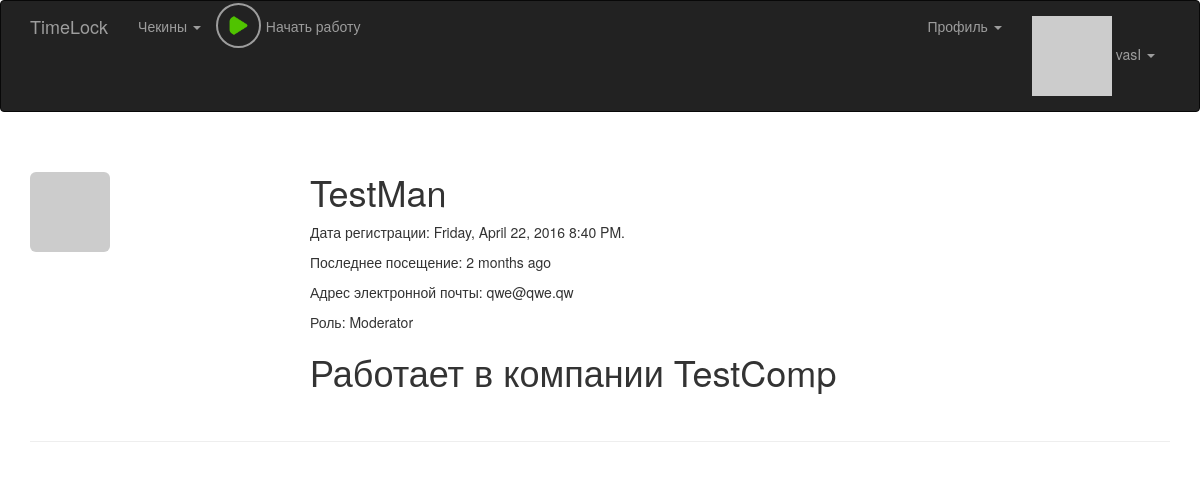
The page /user/4 (signed in) on the database its author committed.
### app/model.py (models this page shows, shortened)
class User(UserMixin, db.Model):
    __tablename__ = 'users'
    id = db.Column(db.Integer, primary_key = True)
    email = db.Column(db.String(64), unique = True, index = True)
    username = db.Column(db.String(64), unique = True, index = True)
    password_hash = db.Column(db.String(128))
    confirmed = db.Column(db.Boolean, default = False)
    nfc_label = db.Column(db.String(64), unique = True, index = True)
    first_name = db.Column(db.String(64))
    middle_name = db.Column(db.String(64))
    last_name = db.Column(db.String(64))
    member_since = db.Column(db.DateTime(), default = datetime.utcnow)
    last_seen = db.Column(db.DateTime(), default = datetime.utcnow)
    avatar_hash = db.Column(db.String(32))
    rate = db.Column(db.Integer, default = 40)
    role_id = db.Column(db.Integer, db.ForeignKey('roles.id'))
    company_id = db.Column(db.Integer, db.ForeignKey('companies.id'))
    checkins = db.relationship('Checkin', backref = 'user', lazy = 'dynamic')
    timeCaches = db.relationship('TimeCache', backref = 'user', lazy = 'dynamic')
    posts = db.relationship('Post', backref = 'author', lazy = 'dynamic')
    notes = db.relationship('Note', backref = 'author', lazy = 'dynamic')
    @property
    def password(self):
        raise AttributeError('password is not a readable attribute')
    def can(self, permissions):
        return self.role is not None and (self.role.permissions & permissions) == permissions
    def is_administrator(self):
        return self.can(Permission.ADMINISTER)
    def is_moderator(self):
        return self.can(Permission.MODERATOR)
    def ping(self):
        self.last_seen = datetime.utcnow()
        db.session.add(self)
    def gravatar(self, size = 100, default = 'retro', rating ='g'):
        if request.is_secure:
            url = 'https://secure.gravatar.com/avatar'
        else:
            url = 'http://www.gravatar.com/avatar'
        hash = self.avatar_hash or hashlib.md5(self.email.encode('utf-8')).hexdigest()
        return '{url}/{hash}?s={size}&d={default}&r={rating}'.format(url = url, hash = hash, size = size, default = default, rating = rating)
    def equal_company(self, user):
        return self.company == user.company

class Role(db.Model):
    __tablename__ = 'roles'
    id = db.Column(db.Integer, primary_key = True)
    name = db.Column(db.String(64), unique = True)
    permissions = db.Column(db.Integer)
    users = db.relationship('User', backref = 'role', lazy = 'dynamic')

class Company(db.Model):
    __tablename__ = 'companies'
    id = db.Column(db.Integer, primary_key = True)
    company_name = db.Column(db.String(64), unique = True, index = True)
    users = db.relationship('User', backref = 'company', lazy = 'dynamic')

### app/main/views.py (the view)
@main.route('/user/<int:user_id>')
@login_required
def user(user_id):
    user = User.query.filter_by(id = user_id).first_or_404()
    if current_user.is_moderator():
	    page = request.args.get('page', 1, type = int)
	    graphs_and_time = Checkin.get_checkins_page(page, user_id)
	    graphs = graphs_and_time[0]
	    keys = graphs.keys()
	    keys.sort()
	    default_date_strings = create_default_strings(keys)
	    needed_monday = keys[0]
	    needed_sunday = needed_monday + timedelta(days = 6)
	    prev_monday = needed_monday - timedelta(days = 7)
	    prev_sunday = needed_sunday - timedelta(days = 7)
	    next_monday = needed_monday + timedelta(days = 7)
	    next_sunday = needed_sunday + timedelta(days = 7)
	    need_week_title = needed_monday.strftime('%d.%m') + " - " + needed_sunday.strftime('%d.%m')
	    prev_week_title = prev_monday.strftime('%d.%m') + " - " + prev_sunday.strftime('%d.%m')
	    next_week_title = next_monday.strftime('%d.%m') + " - " + next_sunday.strftime('%d.%m')
	    delta = user.rate * 60 - graphs_and_time[2]
	    bad_work = delta > 0
	    if not bad_work:
	        delta *= -1
	    delta_hours = delta // 60
	    delta_minutes = delta % 60
	    if delta_minutes < 10:
	        delta_minutes = "0{}".format(delta_minutes)
	    delta_string = "{}:{}".format(delta_hours, delta_minutes)
	    pagination_url = "/user/{}?page=".format(user.id)
	    print("pagination_url = ", pagination_url)
	    return render_template('user.html', user = user, graphs = graphs, keys = keys, page = page,
	    	need_title = need_week_title, prev_title = prev_week_title, next_title = next_week_title,
	        default_date_strings = default_date_strings, week_total = graphs_and_time[1],
	        delta = delta_string, negative_delta = bad_work, pagination_url = pagination_url)
    return render_template('user.html', user = user)

### app/auth/views.py (called while the page is built)
@auth.before_app_request
def before_request():
    if current_user.is_authenticated:
        current_user.ping()

### app/checkin/__init__.py (called while the page is built)
@checkin.app_context_processor
def inject_permissions():
    return dict(Permission = Permission)

### app/main/__init__.py (called while the page is built)
@main.app_context_processor
def inject_permissions():
    return dict(Permission = Permission)

### app/model.py (called while the page is built)
@login_manager.user_loader
def load_user(user_id):
    return User.query.get(int(user_id))

### app/nfc/__init__.py (called while the page is built)
@nfc.app_context_processor
def inject_permissions():
    return dict(Permission = Permission)

### app/timelock_utils.py (called while the page is built)
def render_template(tmpl_name, **kwargs):
	checkin = get_last_checkin_in_current_day()
	current_work_time = None
	if checkin is not None:
		hours = checkin.time.hour
		minutes = checkin.time.minute
		current_work_time = hours * 60 + minutes
	return flask.render_template(tmpl_name, current_work_time = current_work_time, **kwargs)

def get_last_checkin_in_current_day():
	today = datetime.now().date()
	tomorrow = today + timedelta(days = 1)
	if not current_user.is_authenticated:
		return None
	query = Checkin.query.filter_by(user_id = current_user.id).filter(Checkin.time.between(today, tomorrow)).order_by(desc(Checkin.time))
	checkin = query.first()
	if query.count() % 2 == 1:
		return checkin
	else:
		return None

### app/templates/user.html (shortened to what this page needs)
{% extends "base.html" %}
{% block page_content %}
<div class="page-header">
	<img class="img-rounded profile-thumbnail" src="{{ user.gravatar(size=256) }}">
    <div class="profile-header">
    	{% if user.username %}
    		<h1>{{ user.username }}</h1>
    	{% endif %}
		<p>
			Дата регистрации: {{ moment(user.member_since).format('LLLL') }}.
		</p>
		<p>
			Последнее посещение: {{ moment(user.last_seen).fromNow() }}
		</p>
		<p>Адрес электронной почты: {{ user.email }}</p>
		<p>Роль: {{ user.role.name }}</p>
		{% if user.company %}
    		<h1>Работает в компании {{ user.company.company_name }}</h1>
    	{% endif %}
		<br>
	</div>
</div>
{% endblock %}

### app/templates/base.html (shortened to what this page needs)
{% extends "bootstrap/base.html" %}
{% block head %}
{{ super() }}
<link rel="stylesheet" type="text/css" href="{{ url_for('static', filename='styles.css') }}">
<link rel="stylesheet" type="text/css" href="{{ url_for('static', filename='styles_checkin.css') }}">
<link rel="stylesheet" type="text/css" href="{{ url_for('static', filename='styles_play_button.css') }}">
{% endblock %}
{% block navbar %}
<div class="navbar navbar-inverse" role="navigation">
	<div class="container">
		<div class="navbar-header">
			<a class="navbar-brand" href="/">TimeLock</a>
		</div>
		<div class="navbar-collapse collapse">
			<ul class="nav navbar-nav">
				{% if current_user.is_authenticated %}
	    			<li class="dropdown">
	                    <a href="#" class="dropdown-toggle" data-toggle="dropdown">Чекины <b class="caret"></b>
	                    </a>
                	</li>
               		<li>
               			<div class="button-play">
							<a href="{{ url_for('checkin.checkin_with_current_time') }}">
								{% if current_work_time %}
									<img src="{{ url_for('static', filename='square.png') }}"> <div class="play-button-description" id="current_work_display"></div>
								{% else %}
									<img src="{{ url_for('static', filename='play.png') }}"> <div class="play-button-description">Начать работу</div>
								{% endif %}
							</a>
						</div>
               		</li>
	    	    {% endif %}
			</ul>
			<ul class="nav navbar-nav navbar-right">
				{% if current_user.is_authenticated %}
					<li><a href="/"> </a></li>
					<li class="dropdown">
	                    <a href="#" class="dropdown-toggle" data-toggle="dropdown">Профиль <b class="caret"></b>
	                    </a>
                	</li>
	    			<li class="dropdown">
	                    <a href="#" class="dropdown-toggle" data-toggle="dropdown">
	                    	<img src="{{ current_user.gravatar(size=18) }}">
	                    	{{ current_user.username }} <b class="caret"></b>
	                    </a>
                	</li>
	    		{% else %}
	    			<li><a href="{{ url_for('auth.login') }}">Login</a></li>
	    		{% endif %}
			</ul>
		</div>
	</div>
</div>
{% endblock %}
{% block content %}
<div class="container">
	{% block page_content %}{% endblock %}
</div>
{% endblock %}

### app/static/styles.css (style rules this page uses)
.profile-thumbnail { position: absolute; }
.profile-header { min-height: 260px; margin-left: 280px; }

### app/static/styles_play_button.css (style rules this page uses)
div.button-play { position: absolute; top: 2px; height: 45px; }
.button-play a { color: #9d9d9d; text-decoration: none; }
.button-play a img { width: 45px; height: 45px; padding: 10px 10px; background-color: transparent; border-radius: 100%; border: 2px solid #9d9d9d; }
div.play-button-description { position: relative; width: 100px; top: -32px; left: 50px; }

### rows shown on the page
User: username "vasI"
User: username "TestMan", member_since "Friday, April 22, 2016 8:40 PM", last_seen "2 months ago", email "qwe@qwe.qw"
Role: role.name "Moderator"
Company: company.company_name "TestComp"
